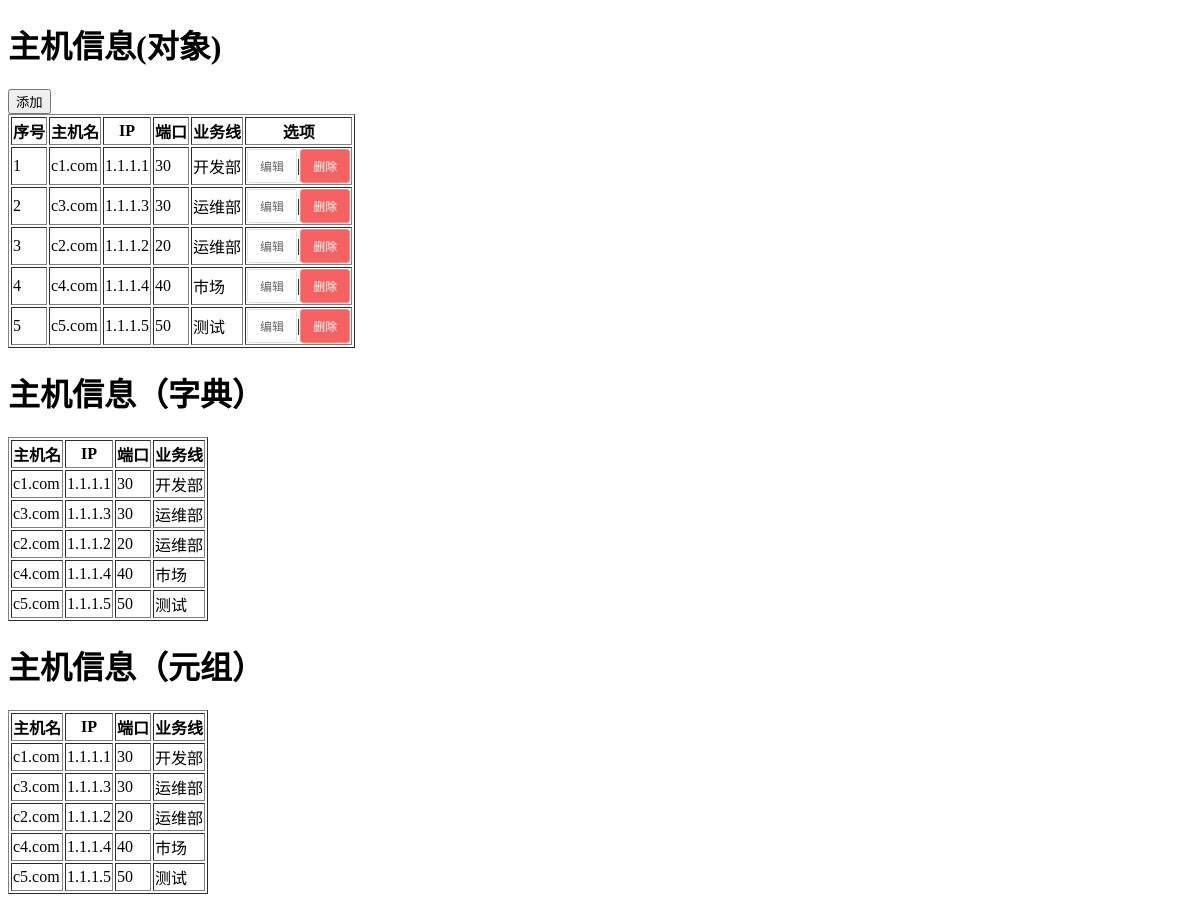
The page /host/ on the database its author committed.
### app01/models.py (models this page shows)
class Host(models.Model):
    nid=models.AutoField(primary_key=True)
    hostname=models.CharField(max_length=32,db_index=True)
    ip=models.GenericIPAddressField(protocol='ipv4',db_index=True)
    port=models.IntegerField()
    b=models.ForeignKey('Business',to_field='id')

class Business(models.Model):
    caption=models.CharField(max_length=32)

### app01/views.py (the view)
# urls.py: path('host/',views.host ),
def host(request):
    obj=models.Host.objects.all()
    obj4=models.Business.objects.all()
    obj2 = models.Host.objects.all().values('hostname','ip','port','b__caption')
    obj3 = models.Host.objects.all().values_list('hostname','ip','port','b__caption')
    return render(request,'host.html',{'obj':obj,'obj2':obj2,'obj3':obj3,'obj4':obj4})

### templates/host.html (shortened to what this page needs)
<!DOCTYPE html>
<html lang="en">
<head>
</head>
<body>
    <h1>主机信息(对象)</h1>
    <input id="i3" type="button" value="添加"/>
    <table border="1px">
        <thead>
        <tr>
            <th>序号</th>
            <th>主机名</th>
            <th>IP</th>
            <th>端口</th>
            <th>业务线</th>
            <th>选项</th>
        </tr>
        </thead>
        <tbody>
        {% for row in obj %}
        <tr  hid="{{ row.nid }}" bid="{{ row.b_id }}">
            <td>{{ forloop.counter }}</td>
            <td name="hostname">{{ row.hostname }}</td>
            <td name="ip">{{ row.ip }}</td>
            <td name="port">{{ row.port }}</td>
            <td>{{ row.b.caption }}</td>
            <td><a class="c4">编辑</a>|<a class="c5">删除</a></td>
        </tr>
        {% endfor %}
        </tbody>
    </table>
    <h1>主机信息（字典）</h1>
    <table border="1px">
        <thead>
        <tr>
            <th>主机名</th>
            <th>IP</th>
            <th>端口</th>
            <th>业务线</th>
        </tr>
        </thead>
        <tbody>
        {% for row in obj2 %}
        <tr>
            <td>{{ row.hostname }}</td>
            <td>{{ row.ip }}</td>
            <td>{{ row.port }}</td>
            <td>{{ row.b__caption }}</td>
        </tr>
        {% endfor %}
        </tbody>
    </table>
    <h1>主机信息（元组）</h1>
    <table border="1px">
        <thead>
        <tr>
            <th>主机名</th>
            <th>IP</th>
            <th>端口</th>
            <th>业务线</th>
        </tr>
        </thead>
        <tbody>
        {% for row in obj3 %}
        <tr>
            <td>{{ row.0 }}</td>
            <td>{{ row.1 }}</td>
            <td>{{ row.2 }}</td>
            <td>{{ row.3 }}</td>
        </tr>
        {% endfor %}
        </tbody>
    </table>
</body>
</html>

### templates/host.html (style rules this page uses)
.c4 { padding: 7px 12px; font-size: 12px; border-radius: 3px; display: inline-block; border: 1px solid #dcdfe6; color: #606266; text-align: center; font-weight: 500; text-decoration: none; }
.c5 { padding: 7px 12px; font-size: 12px; border-radius: 3px; display: inline-block; border: 1px solid #f78989; color: white; text-align: center; font-weight: 500; text-decoration: none; background-color: #f66161; }

### rows shown on the page
Host: hostname "c1.com", ip "1.1.1.1", port "30", b.caption "开发部", b__caption "开发部", row "开发部"
Host: hostname "c3.com", ip "1.1.1.3", port "30", b.caption "运维部", b__caption "运维部", row "运维部"
Host: hostname "c2.com", ip "1.1.1.2", port "20", b.caption "运维部", b__caption "运维部", row "运维部"
Host: hostname "c4.com", ip "1.1.1.4", port "40", b.caption "市场", b__caption "市场", row "市场"
Host: hostname "c5.com", ip "1.1.1.5", port "50", b.caption "测试", b__caption "测试", row "测试"
